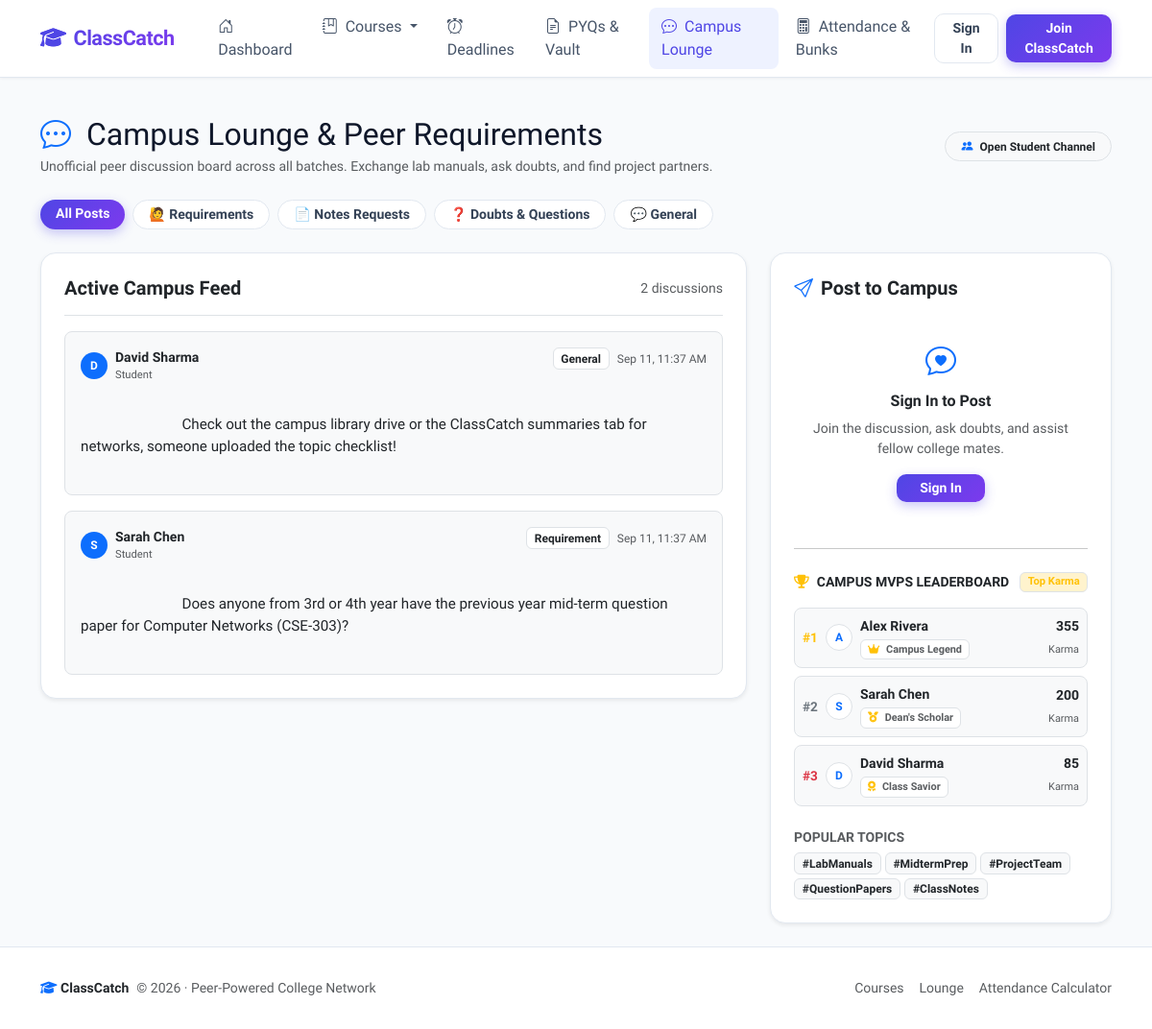
Page /lounge on the committed database.
### models.py (models this page shows, shortened)
class ChatMessage(db.Model):
    __tablename__ = 'chat_messages'
    id = db.Column(db.Integer, primary_key=True)
    course_id = db.Column(db.Integer, db.ForeignKey('courses.id'), nullable=True, index=True)
    user_id = db.Column(db.Integer, db.ForeignKey('users.id'), nullable=False, index=True)
    message = db.Column(db.Text, nullable=False)
    category = db.Column(db.String(40), default='General', nullable=False)  # Requirement, Doubt, General, Notes Request
    created_at = db.Column(db.DateTime, default=datetime.utcnow, nullable=False)

class User(UserMixin, db.Model):
    __tablename__ = 'users'
    id = db.Column(db.Integer, primary_key=True)
    name = db.Column(db.String(100), nullable=False)
    email = db.Column(db.String(120), unique=True, nullable=False, index=True)
    password_hash = db.Column(db.String(255), nullable=False)
    role = db.Column(db.String(20), default='student', nullable=False)
    avatar_color = db.Column(db.String(20), default='indigo', nullable=False)
    karma = db.Column(db.Integer, default=50, nullable=False)
    summaries = db.relationship('Summary', backref='author', lazy=True, cascade='all, delete-orphan')
    chats = db.relationship('ChatMessage', backref='author', lazy=True, cascade='all, delete-orphan')
    announcements = db.relationship('Announcement', backref='author', lazy=True, cascade='all, delete-orphan')
    attendance_records = db.relationship('AttendanceRecord', backref='student', lazy=True, cascade='all, delete-orphan')
    deadlines = db.relationship('Deadline', backref='author', lazy=True, cascade='all, delete-orphan')
    resources = db.relationship('Resource', backref='author', lazy=True, cascade='all, delete-orphan')
    @property
    def badge(self):
        if self.karma >= 300:
            return {'name': 'Campus Legend', 'icon': 'fa-crown', 'color': 'warning', 'level': 4}
        elif self.karma >= 150:
            return {'name': "Dean's Scholar", 'icon': 'fa-medal', 'color': 'primary', 'level': 3}
        elif self.karma >= 75:
            return {'name': 'Class Savior', 'icon': 'fa-award', 'color': 'info', 'level': 2}
        else:
            return {'name': 'Rising Contributor', 'icon': 'fa-star', 'color': 'secondary', 'level': 1}

### app.py (the view, shortened to what this page needs)
@app.route('/lounge', methods=['GET', 'POST'])
def lounge():
    form = ChatMessageForm()
    category_filter = request.args.get('category')
    query = ChatMessage.query.filter_by(course_id=None)
    if category_filter and category_filter != 'All':
        query = query.filter_by(category=category_filter)
    messages = query.order_by(ChatMessage.created_at.desc()).limit(50).all()
    top_contributors = User.query.order_by(User.karma.desc()).limit(5).all()
    return render_template(
        'lounge.html',
        title='Campus Lounge & Requirements',
        form=form,
        messages=messages,
        category_filter=category_filter,
        top_contributors=top_contributors
    )

### app.py (called while the page is built)
@app.context_processor
def inject_globals():
    all_courses = Course.query.order_by(Course.code).all() if Course.query else []
    return {
        'today': date.today(),
        'current_year': datetime.now().year,
        'global_courses': all_courses
    }

### templates/lounge.html
{% extends "base.html" %}
{% block content %}
<div class="d-flex flex-wrap justify-content-between align-items-center mb-4">
    <div>
        <h2 class="fw-extrabold mb-1"><i class="bi bi-chat-dots text-primary me-2"></i> Campus Lounge & Peer Requirements</h2>
        <p class="text-muted small mb-0">Unofficial peer discussion board across all batches. Exchange lab manuals, ask doubts, and find project partners.</p>
    </div>
    <span class="badge bg-light text-dark border px-3 py-2 rounded-pill">
        <i class="bi bi-people-fill text-primary me-1"></i> Open Student Channel
    </span>
</div>
<div class="d-flex flex-wrap gap-2 mb-4">
    <a href="{{ url_for('lounge') }}" class="btn btn-sm {% if not category_filter or category_filter == 'All' %}btn-primary-gradient{% else %}btn-outline-custom{% endif %} rounded-pill px-3">
        All Posts
    </a>
    <a href="{{ url_for('lounge', category='Requirement') }}" class="btn btn-sm {% if category_filter == 'Requirement' %}btn-primary-gradient{% else %}btn-outline-custom{% endif %} rounded-pill px-3">
        🙋 Requirements
    </a>
    <a href="{{ url_for('lounge', category='Notes Request') }}" class="btn btn-sm {% if category_filter == 'Notes Request' %}btn-primary-gradient{% else %}btn-outline-custom{% endif %} rounded-pill px-3">
        📄 Notes Requests
    </a>
    <a href="{{ url_for('lounge', category='Doubt') }}" class="btn btn-sm {% if category_filter == 'Doubt' %}btn-primary-gradient{% else %}btn-outline-custom{% endif %} rounded-pill px-3">
        ❓ Doubts & Questions
    </a>
    <a href="{{ url_for('lounge', category='General') }}" class="btn btn-sm {% if category_filter == 'General' %}btn-primary-gradient{% else %}btn-outline-custom{% endif %} rounded-pill px-3">
        💬 General
    </a>
</div>
<div class="row g-4">
    <div class="col-lg-8">
        <div class="card card-modern p-4 bg-white shadow-sm">
            <div class="d-flex justify-content-between align-items-center pb-3 mb-3 border-bottom">
                <h5 class="fw-bold mb-0">Active Campus Feed</h5>
                <span class="text-muted small">{{ messages|length }} discussions</span>
            </div>
            <div class="d-flex flex-column gap-3" id="loungeFeed">
                {% for msg in messages %}
                    <div class="p-3 rounded-3 bg-light border">
                        <div class="d-flex justify-content-between align-items-start mb-2">
                            <div class="d-flex align-items-center gap-2">
                                <span class="badge rounded-circle bg-primary text-white p-2" style="width: 28px; height: 28px; display: inline-flex; align-items: center; justify-content: center; font-size: 0.75rem;">
                                    {{ msg.author.name[0]|upper }}
                                </span>
                                <div>
                                    <div class="fw-bold small">{{ msg.author.name }}</div>
                                    <div class="text-muted" style="font-size: 0.7rem;">{{ msg.author.role|capitalize }}</div>
                                </div>
                            </div>
                            <div class="d-flex align-items-center gap-2">
                                <span class="badge bg-white text-dark border small">{{ msg.category }}</span>
                                <span class="text-muted" style="font-size: 0.75rem;">{{ msg.created_at.strftime('%b %d, %I:%M %p') }}</span>
                            </div>
                        </div>
                        <div class="text-dark" style="white-space: pre-wrap; font-size: 0.95rem;">
                            {{ msg.message }}
                        </div>
                    </div>
                {% else %}
                    <div class="text-center py-5 text-muted">
                        <i class="bi bi-chat-left-dots fs-1 text-muted opacity-50 mb-2 d-block"></i>
                        <p class="mb-0">No posts in this category yet. Be the first to start a conversation!</p>
                    </div>
                {% endfor %}
            </div>
        </div>
    </div>
    <div class="col-lg-4">
        <div class="card card-modern p-4 bg-white shadow-sm sticky-top" style="top: 85px;">
            <h5 class="fw-bold mb-3 d-flex align-items-center gap-2">
                <i class="bi bi-send text-primary"></i> Post to Campus
            </h5>
            {% if current_user.is_authenticated %}
                <form action="{{ url_for('lounge') }}" method="POST">
                    {{ form.hidden_tag() }}
                    <div class="mb-3">
                        {{ form.category.label(class="form-label fw-bold small text-muted") }}
                        {{ form.category(class="form-select rounded-3") }}
                    </div>
                    <div class="mb-3">
                        {{ form.message.label(class="form-label fw-bold small text-muted") }}
                        {{ form.message(class="form-control rounded-3", rows=4, placeholder="What do you need? e.g. 'Looking for lab 3 sample output' or 'Anyone interested in teaming up for the hackathon?'") }}
                    </div>
                    {{ form.submit(class="btn btn-primary-gradient w-100 py-2") }}
                </form>
            {% else %}
                <div class="text-center py-4">
                    <i class="bi bi-chat-heart fs-2 text-primary mb-2 d-block"></i>
                    <h6 class="fw-bold">Sign In to Post</h6>
                    <p class="text-muted small mb-3">Join the discussion, ask doubts, and assist fellow college mates.</p>
                    <a href="{{ url_for('login', next=request.url) }}" class="btn btn-primary-gradient btn-sm px-4">Sign In</a>
                </div>
            {% endif %}
            <hr class="my-4">
            <div class="d-flex align-items-center justify-content-between mb-3">
                <h6 class="fw-bold mb-0 small text-uppercase text-dark d-flex align-items-center gap-2">
                    <i class="fa-solid fa-trophy text-warning"></i> Campus MVPs Leaderboard
                </h6>
                <span class="badge bg-warning-subtle text-warning border fw-bold" style="font-size: 0.7rem;">Top Karma</span>
            </div>
            <div class="d-flex flex-column gap-2 mb-4">
                {% for top_u in top_contributors %}
                    <div class="p-2 rounded-3 bg-light border d-flex justify-content-between align-items-center">
                        <div class="d-flex align-items-center gap-2">
                            <span class="fw-bold {% if loop.index == 1 %}text-warning{% elif loop.index == 2 %}text-secondary{% elif loop.index == 3 %}text-danger{% else %}text-muted{% endif %}" style="width: 16px; font-size: 0.85rem;">
                                #{{ loop.index }}
                            </span>
                            <div class="avatar-sm rounded-circle bg-white border text-primary fw-bold d-flex align-items-center justify-content-center" style="width: 28px; height: 28px; font-size: 0.75rem;">
                                {{ top_u.name[0]|upper }}
                            </div>
                            <div>
                                <div class="fw-bold small text-dark">{{ top_u.name }}</div>
                                <div class="badge bg-white text-muted border" style="font-size: 0.68rem;">
                                    <i class="fa-solid {{ top_u.badge.icon }} text-warning me-1"></i> {{ top_u.badge.name }}
                                </div>
                            </div>
                        </div>
                        <div class="text-end">
                            <div class="fw-bold text-dark small">{{ top_u.karma }}</div>
                            <span class="text-muted" style="font-size: 0.68rem;">Karma</span>
                        </div>
                    </div>
                {% endfor %}
            </div>
            <h6 class="fw-bold mb-2 small text-uppercase text-muted">Popular Topics</h6>
            <div class="d-flex flex-wrap gap-1">
                <span class="badge bg-light text-dark border">#LabManuals</span>
                <span class="badge bg-light text-dark border">#MidtermPrep</span>
                <span class="badge bg-light text-dark border">#ProjectTeam</span>
                <span class="badge bg-light text-dark border">#QuestionPapers</span>
                <span class="badge bg-light text-dark border">#ClassNotes</span>
            </div>
        </div>
    </div>
</div>
{% endblock %}

### static/css/style.css (style rules this page uses)
:root { --primary-color: #4f46e5; --primary-hover: #4338ca; --primary-gradient: linear-gradient(135deg, #4f46e5 0%, #7c3aed 100%); --primary-light: #eef2ff; --secondary-color: #64748b; --success-color: #10b981; --warning-color: #f59e0b; --danger-color: #ef4444; --surface-bg: #f8fafc; --card-bg: #ffffff; --border-color: #e2e8f0; --text-main: #0f172a; --text-muted: #64748b; --radius-md: 12px; --radius-lg: 16px; --radius-pill: 9999px; --shadow-sm: 0 1px 3px rgba(0, 0, 0, 0.05); --shadow-md: 0 4px 6px -1px rgba(0, 0, 0, 0.05), 0 2px 4px -2px rgba(0, 0, 0, 0.05); --shadow-lg: 0 10px 25px -5px rgba(79, 70, 229, 0.08), 0 8px 10px -6px rgba(0, 0, 0, 0.03); --shadow-hover: 0 15px 30px -5px rgba(79, 70, 229, 0.15); }
body { font-family: 'Plus Jakarta Sans', -apple-system, BlinkMacSystemFont, sans-serif; background-color: var(--surface-bg); color: var(--text-main); min-height: 100vh; display: flex; flex-direction: column; }
.card-modern { background: var(--card-bg); border: 1px solid var(--border-color); border-radius: var(--radius-lg); box-shadow: var(--shadow-sm); transition: transform 0.2s ease, box-shadow 0.2s ease, border-color 0.2s ease; }
.btn-primary-gradient { background: var(--primary-gradient); color: white !important; border: none; font-weight: 600; box-shadow: 0 4px 12px rgba(79, 70, 229, 0.3); transition: all 0.2s ease; border-radius: 10px; }
.btn-outline-custom { border: 1.5px solid var(--border-color); color: #334155; background: white; font-weight: 600; border-radius: 10px; transition: all 0.2s ease; }

### rows in the picture
ChatMessage: author "D", author.name "David Sharma", author.role "Student", category "General", created_at "Sep 11, 11:37 AM", message "Check out the campus library drive or the ClassCatch summaries tab for networks, someone uploaded the topic checklist!"
ChatMessage: author "S", author.name "Sarah Chen", author.role "Student", category "Requirement", created_at "Sep 11, 11:37 AM", message "Does anyone from 3rd or 4th year have the previous year mid-term question paper for Computer Networks (CSE-303)?"
User: name "A", name "Alex Rivera", badge.name "Campus Legend", karma "355"
User: name "S", name "Sarah Chen", badge.name "Dean's Scholar", karma "200"
User: name "D", name "David Sharma", badge.name "Class Savior", karma "85"

### other values in the picture
{{ messages|length }} "2"
